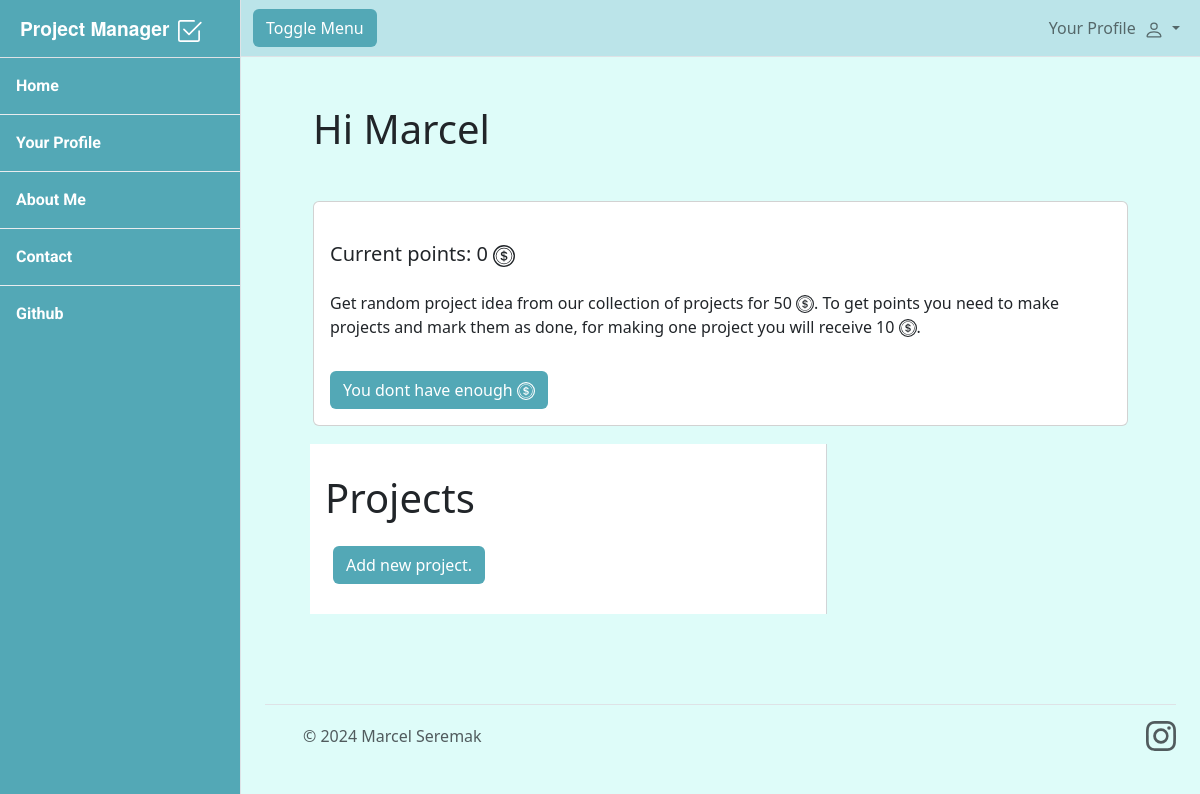
The page /profile (signed in) on the database as committed earlier.
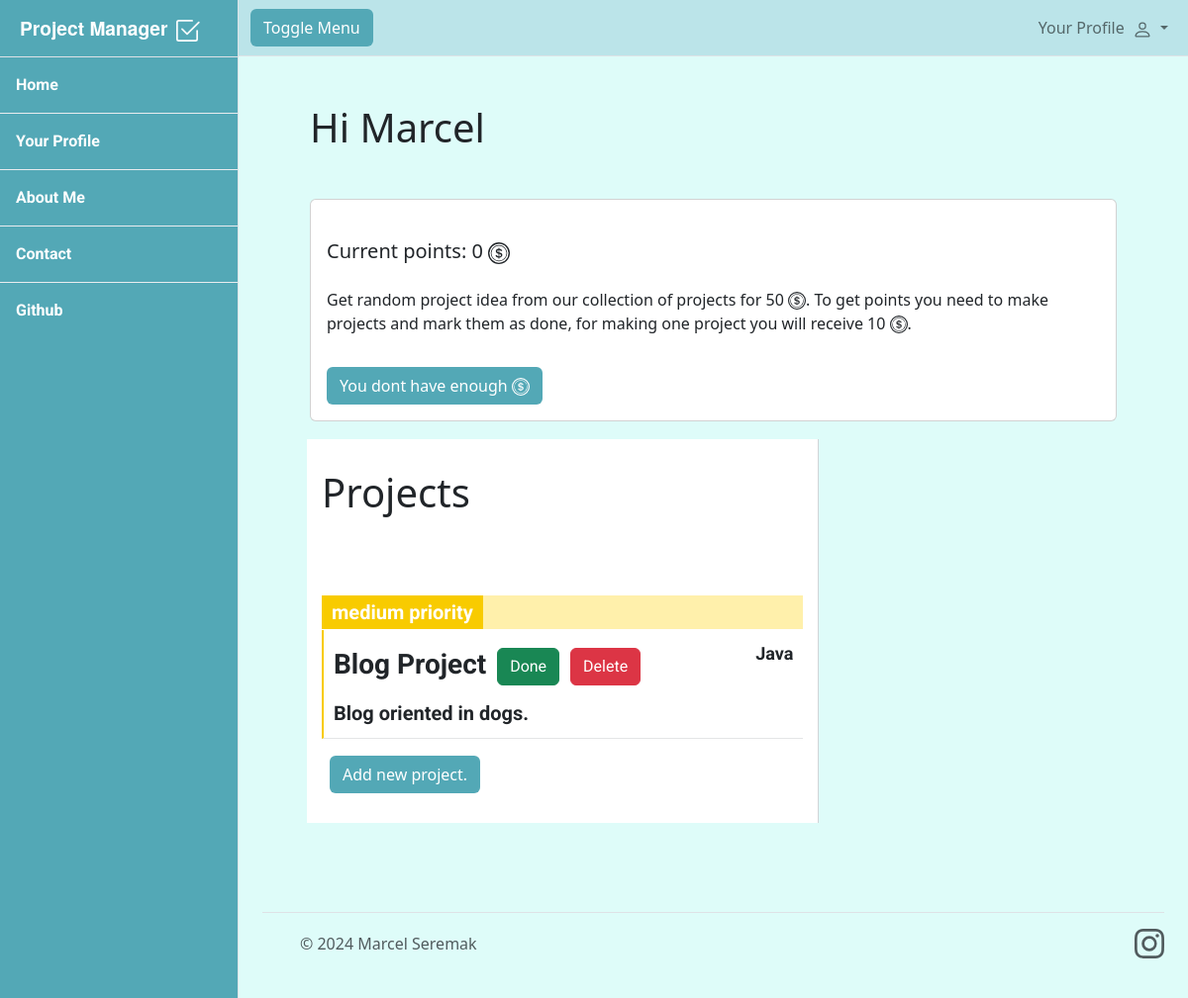
The same page on the database as committed later.
### main.py (models this page shows)
class User(db.Model, UserMixin):
    __tablename__ = "users"
    id: Mapped[int] = mapped_column(Integer, primary_key=True)
    name: Mapped[str] = mapped_column(String(250), nullable=False)
    email: Mapped[str] = mapped_column(String(250), nullable=False)
    password: Mapped[str] = mapped_column(String(250), nullable=False)
    points: Mapped[str] = mapped_column(Text, nullable=False)

class Project(db.Model):
    __tablename__ ="projects"
    id: Mapped[int] = mapped_column(Integer, primary_key=True)
    id_for_user: Mapped[int] = mapped_column(Integer)
    title: Mapped[str] = mapped_column(String(250), nullable=False)
    language: Mapped[str] = mapped_column(String(250), nullable=False)
    description: Mapped[str] = mapped_column(String(250), nullable=False)
    priority: Mapped[int] = mapped_column(Integer, nullable=False)

### main.py (the view)
@app.route("/profile", methods=["POST", "GET"])
@login_required
def profile():
    projects_for_user = db.session.execute(db.select(Project).where(Project.id_for_user == current_user.id)).scalars().all()
    return render_template("profile.html", current_user=current_user, points=int(current_user.points),
                           projects_for_user=projects_for_user)

### main.py (called while the page is built)
@login_manager.user_loader
def load_user(user_id):
    return User.query.get(int(user_id))

### templates/profile.html (shortened to what this page needs)
{% extends "base.html" %}
{% block content %}
<div class="container">
	<h1 class="my-5 ms-5">Hi {{ current_user.name }}</h1>
	<div class="card mx-5">
  <div class="card-body">
    <h5 class="card-title my-4 me-2">Current points: {{ current_user.points }} </h5>
    <p class="card-text">Get random project idea from our collection of projects for 50 .
		To get points you need to make projects and mark them as done, for making one
		project you will receive 10 .</p>
	  {% if points >= 50 %}
    <button type="button" class="btn btn-primary mt-3" data-mdb-ripple-init onclick="window.location.href = '{{ url_for('random_project') }}';">50 <svg xmlns="http://www.w3.org/2000/svg" width="18" height="18" fill="currentColor" class="bi bi-coin" viewBox="0 0 16 16">
  <path d="M5.5 9.511c.076.954.83 1.697 2.182 1.785V12h.6v-.709c1.4-.098 2.218-.846 2.218-1.932 0-.987-.626-1.496-1.745-1.76l-.473-.112V5.57c.6.068.982.396 1.074.85h1.052c-.076-.919-.864-1.638-2.126-1.716V4h-.6v.719c-1.195.117-2.01.836-2.01 1.853 0 .9.606 1.472 1.613 1.707l.397.098v2.034c-.615-.093-1.022-.43-1.114-.9zm2.177-2.166c-.59-.137-.91-.416-.91-.836 0-.47.345-.822.915-.925v1.76h-.005zm.692 1.193c.717.166 1.048.435 1.048.91 0 .542-.412.914-1.135.982V8.518z"/>
  <path d="M8 15A7 7 0 1 1 8 1a7 7 0 0 1 0 14m0 1A8 8 0 1 0 8 0a8 8 0 0 0 0 16"/>
  <path d="M8 13.5a5.5 5.5 0 1 1 0-11 5.5 5.5 0 0 1 0 11m0 .5A6 6 0 1 0 8 2a6 6 0 0 0 0 12"/>
</svg></button>
	  {% else %}
	  <button type="button" class="btn btn-primary mt-3" data-mdb-ripple-init>You dont have enough </button>
	  {% endif %}
  </div>
</div>
          <div class="container page-todo bootstrap snippets bootdeys my-5 ms-5">
<div class="col-sm-7 tasks">
	<div class="task-list">
		<h1>Projects</h1>
		{% for task in projects_for_user: %}
		{% if task.priority == "High Priority" %}
		<br>
		<div class="priority high mt-5"><span>high priority</span></div>
				<div class="task high">
			<div class="desc">
				<div class="title">{{ task.title }}  <button type="button" class="btn btn-success ms-1 my-2" onclick="window.location.href = '{{ url_for('done', id=task.id, user_id=current_user.id) }}';" data-mdb-ripple-init>Done</button> <button type="button" class="btn btn-danger ms-1 my-2" onclick="window.location.href = '{{ url_for('delete', id=task.id) }}';" data-mdb-ripple-init>Delete</button></div>
				<div>{{ task.description }}</div>
			</div>
			<div class="time">
				<div class="date">{{ task.language }}</div>
			</div>
		</div>
		{% elif task.priority == "Medium Priority" %}
		<br>
		<div class="priority medium mt-5"><span>medium priority</span></div>
				<div class="task medium">
			<div class="desc">
				<div class="title">{{ task.title }}  <button type="button" class="btn btn-success ms-1 my-2" onclick="window.location.href = '{{ url_for('done', id=task.id, user_id=current_user.id) }}';" data-mdb-ripple-init>Done</button> <button type="button" class="btn btn-danger ms-1 my-2" onclick="window.location.href = '{{ url_for('delete', id=task.id) }}';" data-mdb-ripple-init>Delete</button></div>
				<div>{{ task.description }}</div>
			</div>
			<div class="time">
				<div class="date">{{ task.language }}</div>
			</div>
		</div>
		{% endif %}
		{% endfor %}
		    <button type="button" class="btn btn-primary ms-2 mt-3" onclick="window.location.href = '{{ url_for('add_new_project') }}';" data-mdb-ripple-init>Add new project.</button>
	</div>
</div>
</div>
      </div>
{% endblock %}

### templates/base.html (shortened to what this page needs)
<!DOCTYPE html>
<html lang="en">
    <head>
        <link href="https://cdn.jsdelivr.net/npm/bootstrap@5.3.3/dist/css/bootstrap.min.css" rel="stylesheet">
        <link href="static/css/styles.css" rel="stylesheet" />
    </head>
    <body>
        <div class="d-flex" id="wrapper">
            <div class="border-end " id="sidebar-wrapper">
                <div class="sidebar-heading border-bottom">
    Project Manager
</div>
                <div class="list-group list-group-flush">
                    <a class="list-group-item list-group-item-action list-group-item-light p-3" href="{{ url_for('starting_page') }}">Home</a>
                    {% if current_user.is_authenticated: %}
                    <a class="list-group-item list-group-item-action list-group-item-light p-3" href="{{ url_for('profile') }}">Your Profile</a>
                    {% endif %}
                    <a class="list-group-item list-group-item-action list-group-item-light p-3" href="{{ url_for('about') }}">About Me</a>
                    <a class="list-group-item list-group-item-action list-group-item-light p-3" href="{{ url_for('contact') }}">Contact</a>
                    <a class="list-group-item list-group-item-action list-group-item-light p-3" href="https://github.com/MarcelSeremak">Github</a>
                </div>
            </div>
            <div id="page-content-wrapper">
                <nav class="navbar navbar-expand-lg navbar-light border-bottom">
                    <div class="container-fluid">
                        <button class="btn btn-primary" id="sidebarToggle">Toggle Menu</button>
                        <div class="collapse navbar-collapse" id="navbarSupportedContent">
                            <ul class="navbar-nav ms-auto mt-2 mt-lg-0">
                                <li class="nav-item dropdown">
                                    <a class="nav-link dropdown-toggle" id="navbarDropdown" href="#" role="button" data-bs-toggle="dropdown" aria-haspopup="true" aria-expanded="false">Your Profile
</a>
                                </li>
                            </ul>
                        </div>
                    </div>
                </nav>
                <div class="container-fluid">
                    {% block content %}
                    {% endblock %}
                    <br><br>
                    <div class="container">
  <footer class="d-flex flex-wrap justify-content-between align-items-center py-3 my-4 border-top">
    <div class="col-md-4 d-flex align-items-center" >
      <a href="/" class="mb-3 me-2 mb-md-0 text-body-secondary text-decoration-none lh-1">
        <svg class="bi" width="30" height="24"><use xlink:href="#bootstrap"></use></svg>
      </a>
      <span class="mb-3 mb-md-0 text-body-secondary">© 2024 Marcel Seremak</span>
    </div>
    <ul class="nav col-md-4 justify-content-end list-unstyled d-flex">
      <li class="ms-3"><a class="text-body-secondary " href="https://www.instagram.com/marcel.seremak/"></a></li>
    </ul>
  </footer>
</div>
                </div>
            </div>
        </div>
    </body>
</html>

Rows that differ between the two databases and show on the page:
added Project: title "Blog Project", description "Blog oriented in dogs.", language "Java"
